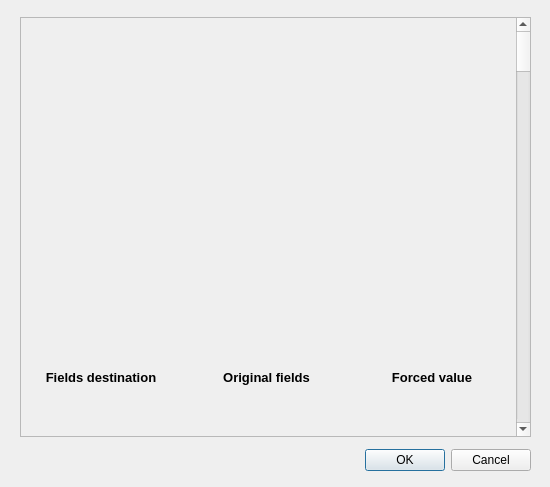
<?xml version="1.0" encoding="UTF-8"?>
<ui version="4.0">
 <class>Dialog</class>
 <widget class="QDialog" name="Dialog">
  <property name="enabled">
   <bool>true</bool>
  </property>
  <property name="geometry">
   <rect>
    <x>0</x>
    <y>0</y>
    <width>550</width>
    <height>487</height>
   </rect>
  </property>
  <property name="minimumSize">
   <size>
    <width>550</width>
    <height>487</height>
   </size>
  </property>
  <property name="maximumSize">
   <size>
    <width>550</width>
    <height>487</height>
   </size>
  </property>
  <property name="windowTitle">
   <string>Dialog</string>
  </property>
  <widget class="QWidget" name="verticalLayoutWidget">
   <property name="geometry">
    <rect>
     <x>20</x>
     <y>10</y>
     <width>511</width>
     <height>461</height>
    </rect>
   </property>
   <layout class="QVBoxLayout" name="vLay1">
    <property name="spacing">
     <number>4</number>
    </property>
    <item alignment="Qt::AlignVCenter">
     <widget class="QScrollArea" name="scrollArea">
      <property name="enabled">
       <bool>true</bool>
      </property>
      <property name="minimumSize">
       <size>
        <width>0</width>
        <height>420</height>
       </size>
      </property>
      <property name="verticalScrollBarPolicy">
       <enum>Qt::ScrollBarAlwaysOn</enum>
      </property>
      <property name="horizontalScrollBarPolicy">
       <enum>Qt::ScrollBarAlwaysOff</enum>
      </property>
      <property name="widgetResizable">
       <bool>false</bool>
      </property>
      <widget class="QWidget" name="insertZone">
       <property name="geometry">
        <rect>
         <x>0</x>
         <y>0</y>
         <width>490</width>
         <height>5000</height>
        </rect>
       </property>
       <widget class="QWidget" name="gridLayoutWidget">
        <property name="geometry">
         <rect>
          <x>0</x>
          <y>0</y>
          <width>491</width>
          <height>721</height>
         </rect>
        </property>
        <layout class="QGridLayout" name="gridLayout" rowstretch="1" columnstretch="0,0,0" rowminimumheight="50">
         <property name="sizeConstraint">
          <enum>QLayout::SetMinimumSize</enum>
         </property>
         <property name="topMargin">
          <number>0</number>
         </property>
         <property name="verticalSpacing">
          <number>6</number>
         </property>
         <item row="0" column="0">
          <widget class="QLabel" name="label_2">
           <property name="maximumSize">
            <size>
             <width>16777215</width>
             <height>30</height>
            </size>
           </property>
           <property name="text">
            <string>&lt;html&gt;&lt;head/&gt;&lt;body style=&quot;background-color:LightGrey&quot;&gt;&lt;p align=&quot;center&quot;&gt;&lt;span style=&quot; font-size:10pt; font-weight:600;&quot;&gt;Fields destination&lt;/span&gt;&lt;/p&gt;&lt;/body&gt;&lt;/html&gt;</string>
           </property>
          </widget>
         </item>
         <item row="0" column="1">
          <widget class="QLabel" name="label_3">
           <property name="maximumSize">
            <size>
             <width>16777215</width>
             <height>30</height>
            </size>
           </property>
           <property name="text">
            <string>&lt;html&gt;&lt;head/&gt;&lt;body style=&quot;background-color:LightGrey&quot;&gt;&lt;p align=&quot;center&quot;&gt;&lt;span style=&quot; font-size:10pt; font-weight:600;&quot;&gt;Original fields&lt;/span&gt;&lt;/p&gt;&lt;/body&gt;&lt;/html&gt;</string>
           </property>
          </widget>
         </item>
         <item row="0" column="2">
          <widget class="QLabel" name="label">
           <property name="maximumSize">
            <size>
             <width>16777215</width>
             <height>30</height>
            </size>
           </property>
           <property name="text">
            <string>&lt;html&gt;&lt;head/&gt;&lt;body style=&quot;background-color:LightGrey&quot;&gt;&lt;p align=&quot;center&quot;&gt;&lt;span style=&quot; font-size:10pt; font-weight:600;&quot;&gt;Forced value&lt;/span&gt;&lt;/p&gt;&lt;/body&gt;&lt;/html&gt;</string>
           </property>
          </widget>
         </item>
        </layout>
       </widget>
      </widget>
     </widget>
    </item>
    <item>
     <widget class="QDialogButtonBox" name="buttonBox">
      <property name="orientation">
       <enum>Qt::Horizontal</enum>
      </property>
      <property name="standardButtons">
       <set>QDialogButtonBox::Cancel|QDialogButtonBox::Ok</set>
      </property>
     </widget>
    </item>
   </layout>
  </widget>
 </widget>
 <resources/>
 <connections>
  <connection>
   <sender>buttonBox</sender>
   <signal>accepted()</signal>
   <receiver>Dialog</receiver>
   <slot>accept()</slot>
   <hints>
    <hint type="sourcelabel">
     <x>248</x>
     <y>254</y>
    </hint>
    <hint type="destinationlabel">
     <x>157</x>
     <y>274</y>
    </hint>
   </hints>
  </connection>
  <connection>
   <sender>buttonBox</sender>
   <signal>rejected()</signal>
   <receiver>Dialog</receiver>
   <slot>reject()</slot>
   <hints>
    <hint type="sourcelabel">
     <x>316</x>
     <y>260</y>
    </hint>
    <hint type="destinationlabel">
     <x>286</x>
     <y>274</y>
    </hint>
   </hints>
  </connection>
 </connections>
</ui>
